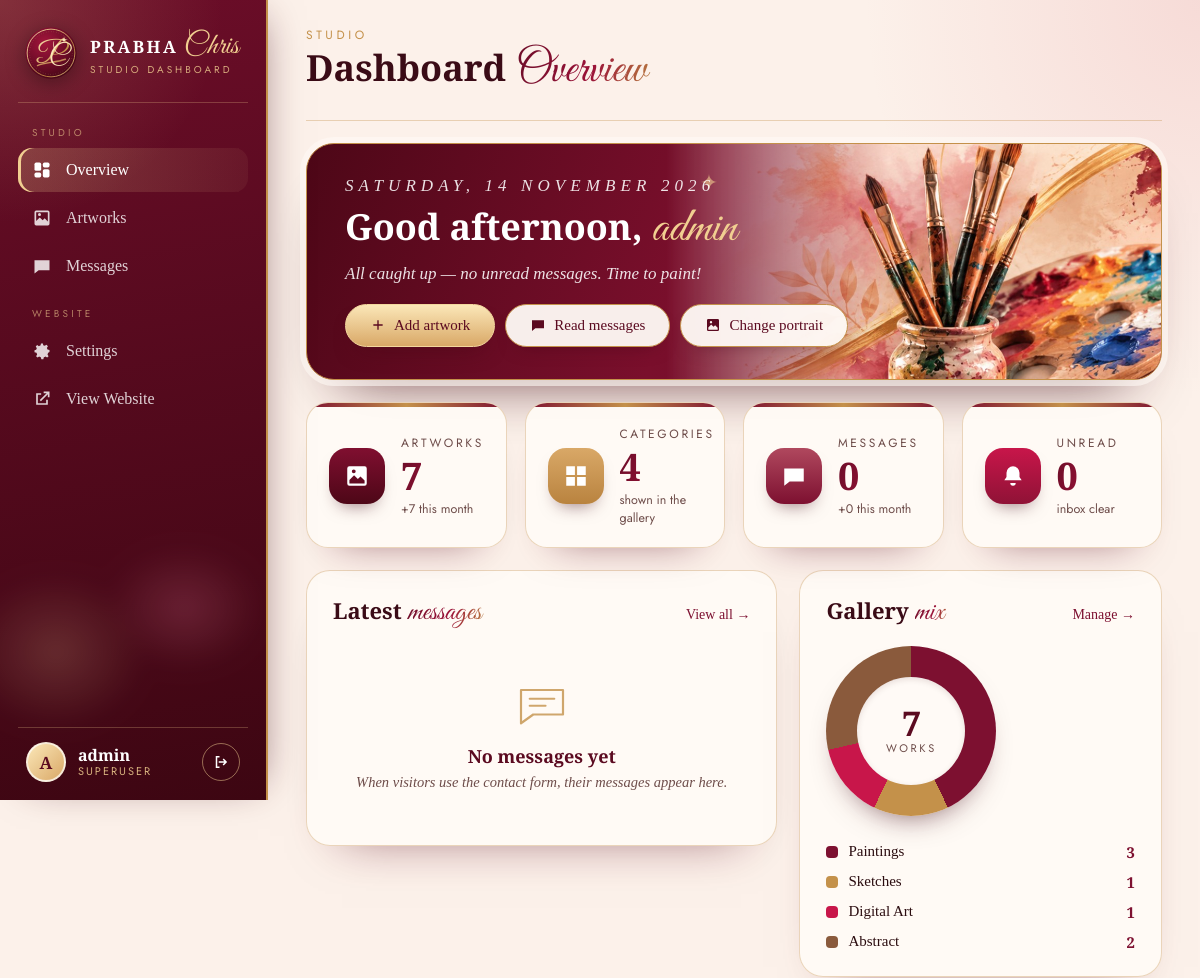
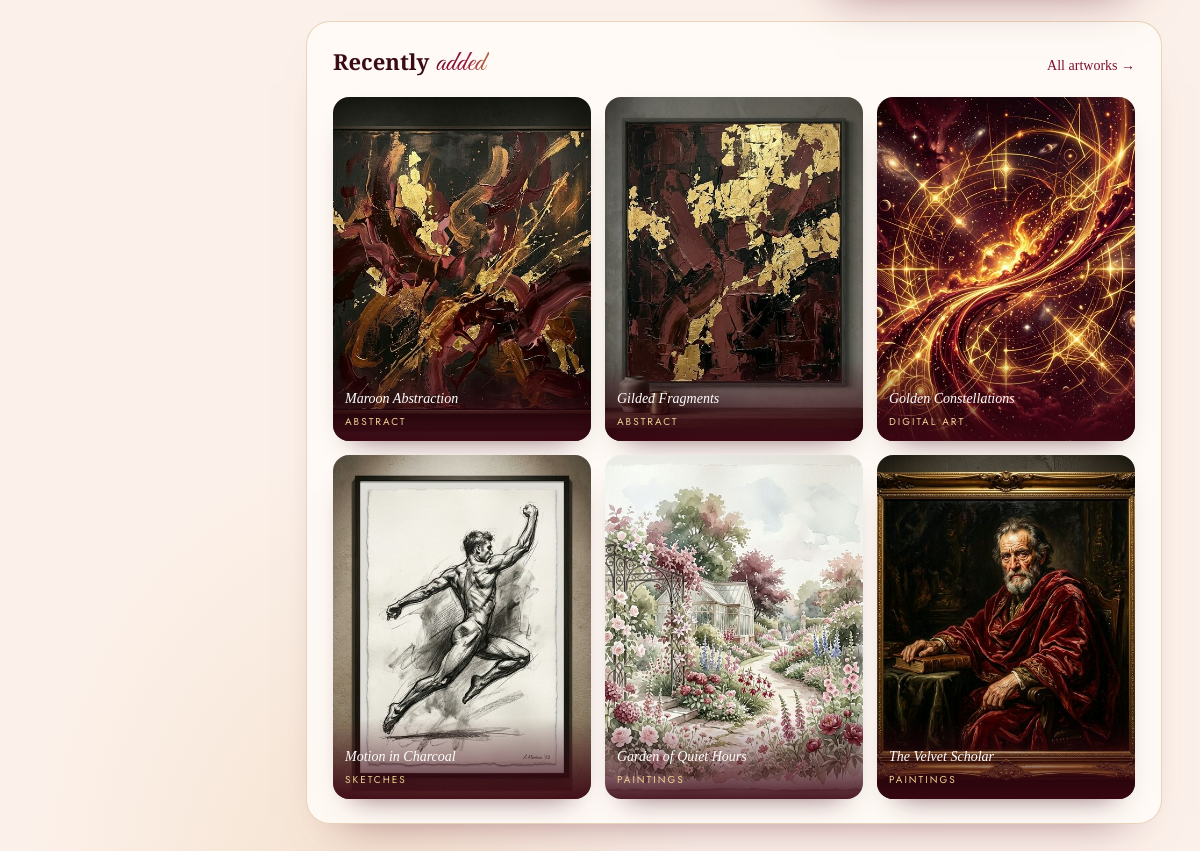
/dashboard (signed in), run on the app's committed database (2 pictures, top to bottom).
### tables this page shows
CREATE TABLE users (
            id INTEGER PRIMARY KEY AUTOINCREMENT,
            username TEXT NOT NULL UNIQUE COLLATE NOCASE,
            password_hash TEXT NOT NULL,
            is_superuser INTEGER NOT NULL DEFAULT 0,
            created_at TIMESTAMP DEFAULT CURRENT_TIMESTAMP,
            last_login TIMESTAMP
        );

CREATE TABLE categories (
            id INTEGER PRIMARY KEY AUTOINCREMENT,
            name TEXT NOT NULL UNIQUE
        );

CREATE TABLE artworks (
            id INTEGER PRIMARY KEY AUTOINCREMENT,
            title TEXT NOT NULL,
            image_path TEXT NOT NULL,
            category_id INTEGER,
            created_at TIMESTAMP DEFAULT CURRENT_TIMESTAMP,
            FOREIGN KEY (category_id) REFERENCES categories (id)
        );

### app.py (the view)
@app.route('/dashboard')
@superuser_required
def dashboard():
    conn = get_db_connection()
    stats = {
        'artworks': conn.execute('SELECT COUNT(*) FROM artworks').fetchone()[0],
        'categories': conn.execute('SELECT COUNT(*) FROM categories').fetchone()[0],
        'inquiries': conn.execute('SELECT COUNT(*) FROM inquiries').fetchone()[0],
        'unread': conn.execute('SELECT COUNT(*) FROM inquiries WHERE is_read = 0').fetchone()[0],
    }
    by_cat = conn.execute('SELECT c.name, COUNT(a.id) AS n FROM categories c LEFT JOIN artworks a '
                          'ON a.category_id = c.id GROUP BY c.id ORDER BY c.id').fetchall()
    month = "strftime('%Y-%m', created_at) = strftime('%Y-%m', 'now')"
    stats['art_month'] = conn.execute('SELECT COUNT(*) FROM artworks WHERE ' + month).fetchone()[0]
    stats['inq_month'] = conn.execute('SELECT COUNT(*) FROM inquiries WHERE ' + month).fetchone()[0]
    recent_art = conn.execute(ARTWORK_SQL + ' ORDER BY a.created_at DESC, a.id DESC LIMIT 6').fetchall()
    recent_inq = conn.execute('SELECT * FROM inquiries ORDER BY created_at DESC, id DESC LIMIT 5').fetchall()
    conn.close()
    hour = time.localtime().tm_hour
    greeting = 'Good morning' if hour < 12 else 'Good afternoon' if hour < 17 else 'Good evening'
    return render_template('admin/dashboard.html', stats=stats, by_cat=by_cat, greeting=greeting,
                           today=time.strftime('%A, %d %B %Y'),
                           recent_art=recent_art, recent_inq=recent_inq, active='dashboard')

### app.py (called while the page is built)
def get_db_connection():
    conn = sqlite3.connect('gallery.db')
    conn.row_factory = sqlite3.Row
    return conn

def get_setting(key, default=None):
    conn = get_db_connection()
    row = conn.execute('SELECT value FROM settings WHERE key = ?', (key,)).fetchone()
    conn.close()
    return row['value'] if row else default

@app.context_processor
def inject_hero_image():
    return {'hero_image': get_setting('hero_image', DEFAULT_HERO_IMAGE)}

def current_user():
    if 'user' not in g:
        g.user = None
        uid = session.get('user_id')
        if uid:
            conn = get_db_connection()
            g.user = conn.execute('SELECT id, username, is_superuser FROM users WHERE id = ?', (uid,)).fetchone()
            conn.close()
    return g.user

def superuser_required(view):
    @wraps(view)
    def wrapped(*args, **kwargs):
        user = current_user()
        if user is None:
            return redirect(url_for('login', next=request.path))
        if not user['is_superuser']:
            abort(403)
        return view(*args, **kwargs)
    return wrapped

def csrf_token():
    if '_csrf' not in session:
        session['_csrf'] = secrets.token_urlsafe(32)
    return session['_csrf']

@app.before_request
def check_csrf():
    if request.method == 'POST' and request.endpoint not in ('contact',):
        if not secrets.compare_digest(request.form.get('_csrf', ''), session.get('_csrf', '-')):
            abort(400, 'Your session expired — please reload the page and try again.')

def unread_messages():
    conn = get_db_connection()
    n = conn.execute('SELECT COUNT(*) FROM inquiries WHERE is_read = 0').fetchone()[0]
    conn.close()
    return n

@app.context_processor
def inject_auth():
    return {'current_user': current_user(), 'csrf_token': csrf_token, 'unread_messages': unread_messages}

### templates/admin/dashboard.html (shortened to what this page needs)
{% extends "admin/base.html" %}
{% block kicker %}Studio{% endblock %}
{% block heading %}Dashboard <em>Overview</em>{% endblock %}
{% block content %}
<section class="ad-hero">
    <div class="ad-hero-art" style="background-image: url('{{ url_for('static', filename='img/about-art.jpg') }}')"></div>
    <div class="ad-hero-txt">
        <p class="ad-hero-date">{{ today }}</p>
        <h2>{{ greeting }}, <em>{{ current_user.username }}</em></h2>
        <p>{% if stats.unread %}You have <b>{{ stats.unread }} unread message{{ 's' if stats.unread != 1 }}</b> waiting for you.{% else %}All caught up — no unread messages. Time to paint!{% endif %}</p>
        <div class="ad-quick">
            <a class="ad-btn" href="{{ url_for('dash_artworks') }}#add"><svg viewBox="0 0 24 24"><path d="M11 5h2v6h6v2h-6v6h-2v-6H5v-2h6z"/></svg>Add artwork</a>
            <a class="ad-btn light" href="{{ url_for('dash_messages', show='unread') }}"><svg viewBox="0 0 24 24"><path d="M3 5h18v12H8l-5 4z"/></svg>Read messages</a>
            <a class="ad-btn light" href="{{ url_for('dash_settings') }}"><svg viewBox="0 0 24 24"><path d="M5 3h14a2 2 0 0 1 2 2v14a2 2 0 0 1-2 2H5a2 2 0 0 1-2-2V5a2 2 0 0 1 2-2zm4 6.5a1.8 1.8 0 1 0 0-3.6 1.8 1.8 0 0 0 0 3.6zM5 15.6V19h14v-2.8l-3.8-3.8-2.4 2.4-3.5-3.5z"/></svg>Change portrait</a>
        </div>
    </div>
</section>
<div class="ad-stats">
    <a class="ad-stat" href="{{ url_for('dash_artworks') }}">
        <span class="ad-stat-ico i1"><svg viewBox="0 0 24 24"><path d="M5 3h14a2 2 0 0 1 2 2v14a2 2 0 0 1-2 2H5a2 2 0 0 1-2-2V5a2 2 0 0 1 2-2zm4 6.5a1.8 1.8 0 1 0 0-3.6 1.8 1.8 0 0 0 0 3.6zM5 15.6V19h14v-2.8l-3.8-3.8-2.4 2.4-3.5-3.5z"/></svg></span>
        <span class="ad-stat-txt"><small>Artworks</small><b>{{ stats.artworks }}</b><i>+{{ stats.art_month }} this month</i></span>
    </a>
    <a class="ad-stat" href="{{ url_for('gallery') }}" target="_blank" rel="noopener">
        <span class="ad-stat-ico i2"><svg viewBox="0 0 24 24"><path d="M3 3h8v8H3zM13 3h8v8h-8zM3 13h8v8H3zM13 13h8v8h-8z"/></svg></span>
        <span class="ad-stat-txt"><small>Categories</small><b>{{ stats.categories }}</b><i>shown in the gallery</i></span>
    </a>
    <a class="ad-stat" href="{{ url_for('dash_messages') }}">
        <span class="ad-stat-ico i3"><svg viewBox="0 0 24 24"><path d="M3 5h18v12H8l-5 4z"/></svg></span>
        <span class="ad-stat-txt"><small>Messages</small><b>{{ stats.inquiries }}</b><i>+{{ stats.inq_month }} this month</i></span>
    </a>
    <a class="ad-stat {{ 'hot' if stats.unread }}" href="{{ url_for('dash_messages', show='unread') }}">
        <span class="ad-stat-ico i4"><svg viewBox="0 0 24 24"><path d="M12 3a6 6 0 0 0-6 6v4l-2 3h16l-2-3V9a6 6 0 0 0-6-6zm0 18a2.5 2.5 0 0 0 2.5-2.5h-5A2.5 2.5 0 0 0 12 21z"/></svg></span>
        <span class="ad-stat-txt"><small>Unread</small><b>{{ stats.unread }}</b><i>{{ 'need a reply' if stats.unread else 'inbox clear' }}</i></span>
    </a>
</div>
<div class="ad-grid2">
    <section class="ad-card">
        <div class="ad-card-head"><h2>Latest <em>messages</em></h2><a href="{{ url_for('dash_messages') }}">View all →</a></div>
        {% for q in recent_inq %}
        <a class="ad-msg {{ 'unread' if not q.is_read }}" href="{{ url_for('dash_messages') }}#m{{ q.id }}">
            <span class="ad-avatar sm">{{ q.name[:1] | upper }}</span>
            <div class="ad-msg-body">
                <div class="ad-msg-top"><b>{{ q.name }}</b>{% if not q.is_read %}<span class="ad-pill new">New</span>{% endif %}<time>{{ q.created_at[:16] }}</time></div>
                <div class="ad-msg-sub">{{ q.subject }}{% if q.inquiry_type %} <span class="ad-pill">{{ q.inquiry_type }}</span>{% endif %}</div>
                <p>{{ q.message | truncate(100) }}</p>
            </div>
        </a>
        {% else %}
        <div class="ad-empty">
            <svg viewBox="0 0 64 64" aria-hidden="true"><path d="M8 16h48v28H22l-14 10z" fill="none" stroke="currentColor" stroke-width="2.5" stroke-linejoin="round"/><path d="M18 26h28M18 34h18" stroke="currentColor" stroke-width="2.5" stroke-linecap="round"/></svg>
            <b>No messages yet</b>
            <span>When visitors use the contact form, their messages appear here.</span>
        </div>
        {% endfor %}
    </section>
    <section class="ad-card">
        <div class="ad-card-head"><h2>Gallery <em>mix</em></h2><a href="{{ url_for('dash_artworks') }}">Manage →</a></div>
        {% set total = (by_cat | sum(attribute='n')) or 1 %}
        {% set colors = ['#7d1030', '#c4914a', '#c8164a', '#8a5a3c', '#e3b66e', '#4d0717'] %}
        {% set ns = namespace(acc=0, stops=[]) %}
        {% for c in by_cat %}{% set start = ns.acc %}{% set ns.acc = ns.acc + c.n / total * 100 %}{% set ns.stops = ns.stops + [colors[loop.index0 % 6] ~ ' ' ~ start ~ '% ' ~ ns.acc ~ '%'] %}{% endfor %}
        <div class="ad-donut-wrap">
            <div class="ad-donut" style="background: conic-gradient({{ ns.stops | join(', ') if ns.stops else '#eee 0 100%' }});"><span><b>{{ stats.artworks }}</b><small>works</small></span></div>
            <ul class="ad-legend">
                {% for c in by_cat %}<li><i style="background: {{ colors[loop.index0 % 6] }}"></i>{{ c.name }}<b>{{ c.n }}</b></li>{% endfor %}
            </ul>
        </div>
    </section>
</div>
<section class="ad-card">
    <div class="ad-card-head"><h2>Recently <em>added</em></h2><a href="{{ url_for('dash_artworks') }}">All artworks →</a></div>
    <div class="ad-strip">
        {% for a in recent_art %}
        <figure><img src="{{ url_for('static', filename='uploads/' + a.image_path) }}" alt="{{ a.title }}" loading="lazy"><figcaption><b>{{ a.title }}</b><small>{{ a.category_name or 'Art' }}</small></figcaption></figure>
        {% else %}<p class="ad-empty-line">No artworks yet — <a href="{{ url_for('dash_artworks') }}#add">add your first one</a>.</p>{% endfor %}
    </div>
</section>
{% endblock %}

### templates/admin/base.html (shortened to what this page needs)
<!DOCTYPE html>
<html lang="en">
<head>
    <link rel="stylesheet" href="{{ url_for('static', filename='css/admin.css') }}">
</head>
<body>
{% from "_logo.html" import mark %}
{% set unread = unread_messages() %}
<div class="ad-shell">
    <aside class="ad-side" id="adSide">
        <a class="ad-brand" href="{{ url_for('dashboard') }}">
            {{ mark('side', 'ad-mark') }}
            <span><b>Prabha</b> <em>Chris</em><small>Studio Dashboard</small></span>
        </a>
        <nav class="ad-nav" aria-label="Dashboard">
            <span class="ad-nav-label">Studio</span>
            <a href="{{ url_for('dashboard') }}" class="{{ 'on' if active == 'dashboard' }}">
                <svg viewBox="0 0 24 24"><rect x="3" y="3" width="8" height="10" rx="2"/><rect x="13" y="3" width="8" height="6" rx="2"/><rect x="13" y="11" width="8" height="10" rx="2"/><rect x="3" y="15" width="8" height="6" rx="2"/></svg>Overview</a>
            <a href="{{ url_for('dash_artworks') }}" class="{{ 'on' if active == 'artworks' }}">
                <svg viewBox="0 0 24 24"><path d="M5 3h14a2 2 0 0 1 2 2v14a2 2 0 0 1-2 2H5a2 2 0 0 1-2-2V5a2 2 0 0 1 2-2zm0 2v10.6l4.3-4.3 3.5 3.5 2.4-2.4L19 16.2V5zm4 4.5a1.8 1.8 0 1 0 0-3.6 1.8 1.8 0 0 0 0 3.6z"/></svg>Artworks</a>
            <a href="{{ url_for('dash_messages') }}" class="{{ 'on' if active == 'messages' }}">
                <svg viewBox="0 0 24 24"><path d="M3 5h18v12H8l-5 4z"/></svg>Messages{% if unread %}<span class="ad-count">{{ unread }}</span>{% endif %}</a>
            <span class="ad-nav-label">Website</span>
            <a href="{{ url_for('dash_settings') }}" class="{{ 'on' if active == 'settings' }}">
                Settings</a>
            <a href="{{ url_for('index') }}" target="_blank" rel="noopener">
                <svg viewBox="0 0 24 24"><path d="M14 3h7v7h-2V6.4l-8.3 8.3-1.4-1.4L17.6 5H14zM5 5h6v2H7v10h10v-4h2v6H5z"/></svg>View Website</a>
        </nav>
        <div class="ad-side-art" aria-hidden="true"></div>
        <div class="ad-user">
            <span class="ad-avatar">{{ current_user.username[:1] | upper }}</span>
            <span class="ad-who"><b>{{ current_user.username }}</b><small>Superuser</small></span>
            <form method="POST" action="{{ url_for('logout') }}">
                <button type="submit" class="ad-logout" title="Log out" aria-label="Log out">
                    <svg viewBox="0 0 24 24"><path d="M10 4H5v16h5v-2H7V6h3zm5.6 3.4L14.2 8.8l2.2 2.2H9v2h7.4l-2.2 2.2 1.4 1.4L20.2 12z"/></svg>
                </button>
            </form>
        </div>
    </aside>
    <div class="ad-main">
        <header class="ad-top">
            <div>
                <p class="ad-kicker">{% block kicker %}Studio{% endblock %}</p>
                <h1 class="ad-h1">{% block heading %}Dashboard{% endblock %}</h1>
            </div>
        </header>
        <div class="ad-content">{% block content %}{% endblock %}</div>
    </div>
</div>
</body>
</html>

### templates/_logo.html
{% macro mark(id='m', cls='') %}
<svg class="pc-mark {{ cls }}" viewBox="0 0 120 120" role="img" aria-label="Prabha Chris logo">
    <defs>
        <radialGradient id="pcBg-{{ id }}" cx="38%" cy="30%" r="80%">
            <stop offset="0" stop-color="#a3163c"/>
            <stop offset=".55" stop-color="#6e0c27"/>
            <stop offset="1" stop-color="#3d0612"/>
        </radialGradient>
        <linearGradient id="pcGold-{{ id }}" x1="0" y1="0" x2="1" y2="1">
            <stop offset="0" stop-color="#fbe7b8"/>
            <stop offset=".45" stop-color="#d9a867"/>
            <stop offset=".7" stop-color="#b9833f"/>
            <stop offset="1" stop-color="#f3d79d"/>
        </linearGradient>
    </defs>
    <circle cx="60" cy="60" r="57" fill="url(#pcBg-{{ id }})"/>
    <circle cx="60" cy="60" r="53" fill="none" stroke="url(#pcGold-{{ id }})" stroke-width="2"/>
    <g class="pc-orbit">
        <circle cx="60" cy="60" r="47.5" fill="none" stroke="#f1cf91" stroke-opacity=".55" stroke-width=".9" stroke-dasharray="1.5 4.2"/>
    </g>
    <path d="M30 88 C48 80 70 82 92 74" fill="none" stroke="url(#pcGold-{{ id }})" stroke-width="3.2" stroke-linecap="round" opacity=".85"/>
    <text x="27" y="80" font-family="'Great Vibes', 'Snell Roundhand', cursive" font-size="66" fill="url(#pcGold-{{ id }})">P</text>
    <text x="55" y="83" font-family="'Great Vibes', 'Snell Roundhand', cursive" font-size="60" fill="#fbe7b8">C</text>
    <path class="pc-spark" d="M89 22 C89 28 91.5 30.5 97.5 30.5 C91.5 30.5 89 33 89 39 C89 33 86.5 30.5 80.5 30.5 C86.5 30.5 89 28 89 22Z" fill="#fbe7b8"/>
</svg>
{% endmacro %}

### data on the page
users: username "A", username "admin"
categories: name "Paintings", n "3"
categories: name "Sketches", n "1"
categories: name "Digital Art", n "1"
categories: name "Abstract", n "2"
artworks: image_path (picture), title "Maroon Abstraction", name "ABSTRACT"
artworks: image_path (picture), title "Gilded Fragments", name "ABSTRACT"
artworks: image_path (picture), title "Golden Constellations", name "DIGITAL ART"
artworks: image_path (picture), title "Motion in Charcoal", name "SKETCHES"
artworks: image_path (picture), title "Garden of Quiet Hours", name "PAINTINGS"
artworks: image_path (picture), title "The Velvet Scholar", name "PAINTINGS"

### other printed values
{{ today }} "SATURDAY, 14 NOVEMBER 2026"
{{ greeting }} "Good afternoon"
{{ stats.artworks }} "7"
{{ stats.art_month }} "7"
{{ stats.categories }} "4"
{{ stats.inquiries }} "0"
{{ stats.inq_month }} "0"
{{ stats.unread }} "0"
{{ 'need a reply' if stats.unread else 'inbox clear' }} "inbox clear"
